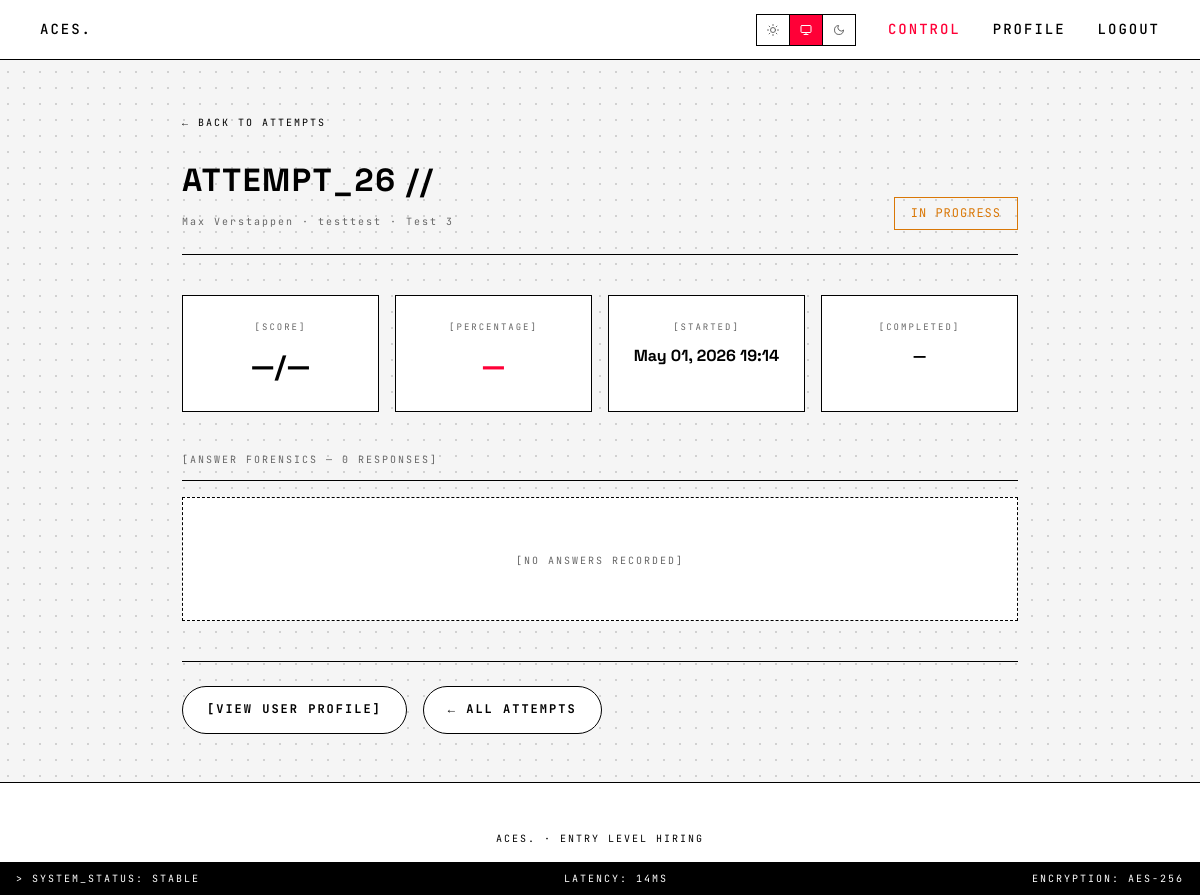
The page /control/attempts/26/ (signed in) on the database as committed earlier.
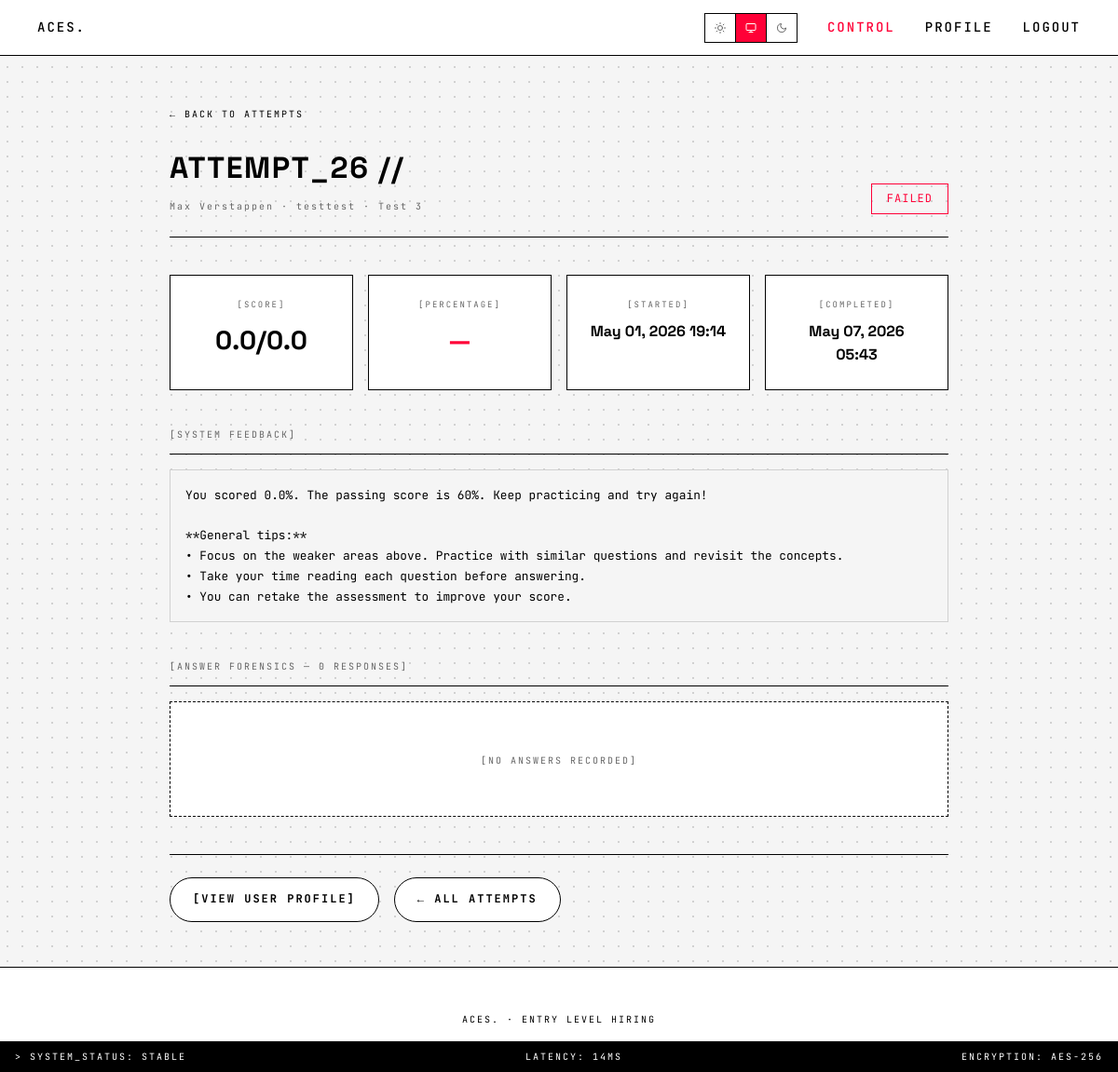
The same page on the database as committed later.
### hiring/models.py (models this page shows, shortened)
class CandidateAttempt(models.Model):
    assessment = models.ForeignKey(Assessment, on_delete=models.CASCADE, related_name='attempts')
    candidate = models.ForeignKey(User, on_delete=models.CASCADE, related_name='assessment_attempts')
    started_at = models.DateTimeField(auto_now_add=True)
    completed_at = models.DateTimeField(null=True, blank=True)
    score = models.DecimalField(max_digits=5, decimal_places=2, null=True, blank=True)
    max_score = models.DecimalField(max_digits=5, decimal_places=2, null=True, blank=True)
    percentage = models.DecimalField(max_digits=5, decimal_places=2, null=True, blank=True)
    passed = models.BooleanField(null=True, blank=True)
    feedback = models.TextField(blank=True)
    class Meta:
        ordering = ['-started_at']
        unique_together = ['assessment', 'candidate']
    @property
    def is_complete(self):
        return self.completed_at is not None

class Assessment(models.Model):
    job = models.ForeignKey(Job, on_delete=models.CASCADE, related_name='assessments')
    title = models.CharField(max_length=200)
    description = models.TextField(blank=True)
    duration_minutes = models.PositiveIntegerField(default=30, validators=[MinValueValidator(5), MaxValueValidator(180)])
    passing_score = models.PositiveIntegerField(default=60, validators=[MinValueValidator(0), MaxValueValidator(100)])
    created_at = models.DateTimeField(auto_now_add=True)
    is_active = models.BooleanField(default=True)
    class Meta:
        ordering = ['-created_at']

class Job(models.Model):
    title = models.CharField(max_length=200)
    description = models.TextField()
    department = models.CharField(max_length=100, blank=True)
    location = models.CharField(max_length=100, blank=True)
    created_by = models.ForeignKey(User, on_delete=models.CASCADE, related_name='posted_jobs')
    created_at = models.DateTimeField(auto_now_add=True)
    is_active = models.BooleanField(default=True)
    class Meta:
        ordering = ['-created_at']

### hiring/admin_views.py (the view)
# urls.py: path('control/attempts/<int:pk>/', admin_views.admin_attempt_detail, name='admin_attempt_detail'),
@login_required
@admin_required
def admin_attempt_detail(request, pk):
    attempt = get_object_or_404(
        CandidateAttempt.objects.select_related(
            'candidate', 'assessment', 'assessment__job'
        ),
        pk=pk,
    )
    answers = attempt.answers.select_related(
        'question', 'selected_option', 'question__skill_category'
    ).prefetch_related('question__options').order_by('question__order')
    return render(request, 'hiring/admin_attempt_detail.html', {
        'attempt': attempt,
        'answers': answers,
    })

### hiring/templates/hiring/admin_attempt_detail.html (shortened to what this page needs)
{% extends 'base.html' %}
{% block container_class %}container-wide{% endblock %}
{% block content %}
<a href="{% url 'admin_attempts' %}" class="back-link">&larr; BACK TO ATTEMPTS</a>
<div class="cp-header">
    <div>
        <h1>ATTEMPT_{{ attempt.pk }} //</h1>
        <div style="font-family: var(--font-label); font-size: 10px; letter-spacing: 2px; color: var(--text-muted); margin-top: 0.5rem;">
            {{ attempt.candidate.get_full_name|default:attempt.candidate.username }} ·
            {{ attempt.assessment.title }} ·
            {{ attempt.assessment.job.title }}
        </div>
    </div>
    <div>
        {% if attempt.is_complete %}
        <span class="result-tag {% if attempt.passed %}tag-correct{% else %}tag-wrong{% endif %}" style="font-size: 12px; padding: 6px 16px;">
            {% if attempt.passed %}PASSED{% else %}FAILED{% endif %}
        </span>
        {% else %}
        <span class="result-tag" style="color: var(--warning); border-color: var(--warning); font-size: 12px; padding: 6px 16px;">IN PROGRESS</span>
        {% endif %}
    </div>
</div>
<div class="overview-grid">
    <div class="overview-card">
        <div class="overview-label">[SCORE]</div>
        <div class="overview-value">{{ attempt.score|floatformat:1|default:"—" }}/{{ attempt.max_score|floatformat:1|default:"—" }}</div>
    </div>
    <div class="overview-card">
        <div class="overview-label">[PERCENTAGE]</div>
        <div class="overview-value" style="color: {% if attempt.passed %}var(--success){% else %}var(--rosso){% endif %};">
            {% if attempt.percentage %}{{ attempt.percentage|floatformat:1 }}%{% else %}—{% endif %}
        </div>
    </div>
    <div class="overview-card">
        <div class="overview-label">[STARTED]</div>
        <div class="overview-value" style="font-size: 1rem;">{{ attempt.started_at|date:"M d, Y H:i" }}</div>
    </div>
    <div class="overview-card">
        <div class="overview-label">[COMPLETED]</div>
        <div class="overview-value" style="font-size: 1rem;">{{ attempt.completed_at|date:"M d, Y H:i"|default:"—" }}</div>
    </div>
</div>
{% if attempt.feedback %}
<div class="answer-header">[SYSTEM FEEDBACK]</div>
<div class="ai-feedback" style="margin-bottom: 2.5rem;">{{ attempt.feedback }}</div>
{% endif %}
<div class="answer-header">[ANSWER FORENSICS — {{ answers|length }} RESPONSES]</div>
{% for ans in answers %}
<div class="answer-card">
    <span class="q-number">Q{{ forloop.counter }}</span>
    <div class="q-type">
        {% if ans.question.is_coding %}[CODING · {{ ans.question.language|upper }}]{% else %}[MCQ]{% endif %}
        {% if ans.question.skill_category %}· {{ ans.question.skill_category.name|upper }}{% endif %}
        · {{ ans.question.points }} PTS
    </div>
    <div class="q-text">{{ ans.question.question_text }}</div>
    <div class="answer-details">
        <div class="answer-detail-item">
            <span class="detail-key">RESULT</span>
            <span class="result-tag {% if ans.is_correct %}tag-correct{% else %}tag-wrong{% endif %}">
                {% if ans.is_correct %}CORRECT{% else %}INCORRECT{% endif %}
            </span>
        </div>
        <div class="answer-detail-item">
            <span class="detail-key">POINTS EARNED</span>
            <span class="detail-val" style="font-weight: 700;">{{ ans.points_earned|floatformat:1 }}/{{ ans.question.points }}</span>
        </div>
        {% if ans.question.is_mcq %}
        <div class="answer-detail-item">
            <span class="detail-key">SELECTED</span>
            <span class="detail-val">{{ ans.selected_option.option_text|default:"—" }}</span>
        </div>
        <div class="answer-detail-item">
            <span class="detail-key">CORRECT ANSWER</span>
            <span class="detail-val" style="color: var(--success);">
                {% for opt in ans.question.options.all %}{% if opt.is_correct %}{{ opt.option_text }}{% endif %}{% endfor %}
            </span>
        </div>
        {% endif %}
    </div>
    {% if ans.question.is_coding and ans.code_response %}
    <div style="margin-top: 1rem;">
        <div class="detail-key" style="margin-bottom: 0.5rem;">SUBMITTED CODE</div>
        <div class="code-block">{{ ans.code_response }}</div>
    </div>
    {% endif %}
    {% if ans.ai_feedback %}
    <div style="margin-top: 1rem;">
        <div class="detail-key" style="margin-bottom: 0.5rem;">AI EVALUATION</div>
        <div class="ai-feedback">{{ ans.ai_feedback }}</div>
    </div>
    {% endif %}
</div>
{% empty %}
<div style="text-align: center; padding: 3rem; border: 1px dashed var(--border); background: var(--card-bg);">
    <span style="font-family: var(--font-label); font-size: 10px; letter-spacing: 2px; color: var(--text-muted);">[NO ANSWERS RECORDED]</span>
</div>
{% endfor %}
<div style="margin-top: 2.5rem; padding-top: 1.5rem; border-top: 1px solid var(--border); display: flex; gap: 1rem;">
    <a href="{% url 'admin_user_detail' pk=attempt.candidate.pk %}" class="btn btn-secondary">[VIEW USER PROFILE]</a>
    <a href="{% url 'admin_attempts' %}" class="btn btn-secondary">&larr; ALL ATTEMPTS</a>
</div>
{% endblock %}

### hiring/templates/base.html (shortened to what this page needs)
<!DOCTYPE html>
<html lang="en">
<head>
</head>
<body>
    <nav class="navbar">
        <a href="{% url 'home' %}" class="brand">ACES.</a>
        <div class="nav-links">
            <div class="theme-switcher" id="theme-switcher">
                <button data-theme-val="light" title="Light mode" aria-label="Light mode">
                </button>
                <button data-theme-val="auto" title="Auto (system)" aria-label="Auto mode">
                    <svg viewBox="0 0 24 24"><rect x="2" y="3" width="20" height="14" rx="2" ry="2"/><line x1="8" y1="21" x2="16" y2="21"/><line x1="12" y1="17" x2="12" y2="21"/></svg>
                </button>
                <button data-theme-val="dark" title="Dark mode" aria-label="Dark mode">
                    <svg viewBox="0 0 24 24"><path d="M21 12.79A9 9 0 1 1 11.21 3 7 7 0 0 0 21 12.79z"/></svg>
                </button>
            </div>
            {% if user.is_authenticated %}
            {% if user.is_superuser %}
            <a href="{% url 'admin_dashboard' %}" style="color: var(--rosso) !important;">Control</a>
            {% else %}
            <a href="{% url 'dashboard' %}">Dashboard</a>
            {% endif %}
            <a href="{% url 'profile' %}" style="display: flex; align-items: center; gap: 0.5rem;">
                Profile
            </a>
            <a href="{% url 'logout' %}">Logout</a>
            {% else %}
            <a href="{% url 'login' %}">Login</a>
            <a href="{% url 'signup' %}">Sign Up</a>
            {% endif %}
        </div>
    </nav>
    <main class="{% block container_class %}container{% endblock %}">
        {% block content %}{% endblock %}
    </main>
    <div id="system-log-ticker">
        <span>> SYSTEM_STATUS: STABLE</span>
        <span>LATENCY: 14MS</span>
        <span>ENCRYPTION: AES-256</span>
    </div>
    <footer>
        ACES. &middot; Entry Level Hiring
    </footer>
</body>
</html>

### hiring/templates/hiring/admin_attempt_detail.html (style rules this page uses)
.back-link { font-family: var(--font-label); font-size: 10px; letter-spacing: 2px; text-transform: uppercase; color: var(--text-muted) !important; text-decoration: none !important; border-bottom: none !important; margin-bottom: 1.5rem; display: inline-block; transition: color 0.2s; }
.cp-header { display: flex; justify-content: space-between; align-items: flex-end; margin-bottom: 2.5rem; padding-bottom: 1.5rem; border-bottom: 1px solid var(--border); }
.cp-header h1 { font-size: 2rem; letter-spacing: 0.05em; }
.overview-grid { display: grid; grid-template-columns: repeat(4, 1fr); gap: 1rem; margin-bottom: 2.5rem; }
.overview-card { background: var(--card-bg); border: 1px solid var(--card-border); padding: 1.5rem; text-align: center; }
.overview-label { font-family: var(--font-label); font-size: 9px; letter-spacing: 2px; text-transform: uppercase; color: var(--text-muted); margin-bottom: 0.5rem; }
.overview-value { font-family: var(--font-display); font-size: 1.75rem; font-weight: 700; color: var(--text); }
.answer-header { font-family: var(--font-label); font-size: 10px; letter-spacing: 2px; text-transform: uppercase; color: var(--text-muted); margin-bottom: 1rem; padding-bottom: 0.75rem; border-bottom: 1px solid var(--border); }
.result-tag { font-family: var(--font-label); font-size: 9px; letter-spacing: 1px; text-transform: uppercase; padding: 3px 10px; border: 1px solid; display: inline-block; }
.tag-wrong { color: var(--rosso); border-color: var(--rosso); }
.ai-feedback { margin-top: 1rem; padding: 1rem; background: var(--surface-alt); border: 1px solid var(--border-subtle); font-family: var(--font-label); font-size: 0.8rem; line-height: 1.7; color: var(--text); white-space: pre-wrap; }

Rows that differ between the two databases and show on the page:
changed CandidateAttempt "Max Verstappen": passed empty → False (drawn); score "—" → "0.0"; max_score "—" → "0.0"; completed_at "—" → "May 07, 2026 05:43"; feedback (not shown) → "You scored 0.0%. The passing score is 60%. Keep practicing and try again! **General tips:** • Focus on the weaker areas above. Practice with similar questions and revisit the concepts. • Take your time reading each question before answering. • You can retake the assessment to improve your score."
Other text that changed with them:
text no longer shown: "IN PROGRESS"
text now shown: "FAILED [SYSTEM FEEDBACK]"
